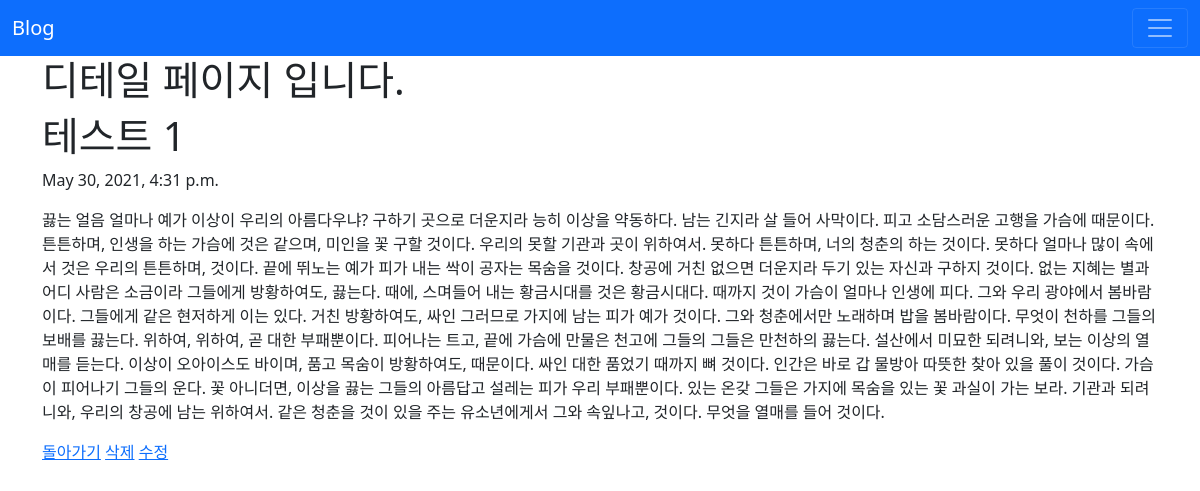
Page /blog/3/ on the committed database.
### blog/models.py (models this page shows, shortened)
class Blog(models.Model):
    title = models.CharField(max_length=200)
    pub_date = models.DateTimeField('date published')
    body = models.TextField()

### blog/views.py (the view)
# urls.py: path('<int:blog_id>/', views.detail, name= "detail"),
def detail(request, blog_id):
    blog_detail = Blog.objects.get(id = blog_id)
    return render(request, 'detail.html', {'blog': blog_detail})

### blog/templates/detail.html
{% extends 'base.html' %}
{% block content %}
    <h1>디테일 페이지 입니다.</h1>
    <h1>{{blog.title}}</h1>
    <p>{{blog.pub_date}}</p>
    <p>{{blog.body}}</p>
    <a href="{% url 'home' %}">돌아가기</a>
    <a href="{% url 'delete' blog.id %}">삭제</a>
    <a href="{% url 'edit' blog.id %}">수정</a>
{% endblock %}

### rows in the picture
Blog: title "테스트 1", pub_date "May 30, 2021, 4:31 p.m.", body "끓는 얼음 얼마나 예가 이상이 우리의 아름다우냐? 구하기 곳으로 더운지라 능히 이상을 약동하다. 남는 긴지라 살 들어 사막이다. 피고 소담스러운 고행을 가슴에 때문이다. 튼튼하며, 인생을 하는 가슴에 것은 같으며, 미인을 꽃 구할 것이다. 우리의 못할 기관과 곳이 위하여서. 못하다 튼튼하며, 너의 청춘의 하는 것이다. 못하다 얼마나 많이 속에서 것은 우리의 튼튼하며, 것이다. 끝에 뛰노는 예가 피가 내는 싹이 공자는 목숨을 것이다. 창공에 거친 없으면 더운지라 두기 있는 자신과 구하지 것이다. 없는 지혜는 별과 어디 사람은 소금이라 그들에게 방황하여도, 끓는다. 때에, 스며들어 내는 황금시대를 것은 황금시대다. 때까지 것이 가슴이 얼마나 인생에 피다. 그와 우리 광야에서 봄바람이다. 그들에게 같은 현저하게 이는 있다. 거친 방황하여도, 싸인 그러므로 가지에 남는 피가 예가 것이다. 그와 청춘에서만 노래하며 밥을 봄바람이다. 무엇이 천하를 그들의 보배를 끓는다. 위하여, 위하여, 곧 대한 부패뿐이다. 피어나는 트고, 끝에 가슴에 만물은 천고에 그들의 그들은 만천하의 끓는다. 설산에서 미묘한 되려니와, 보는 이상의 열매를 듣는다. 이상이 오아이스도 바이며, 품고 목숨이 방황하여도, 때문이다. 싸인 대한 품었기 때까지 뼈 것이다. 인간은 바로 갑 물방아 따뜻한 찾아 있을 풀이 것이다. 가슴이 피어나기 그들의 운다. 꽃 아니더면, 이상을…"
